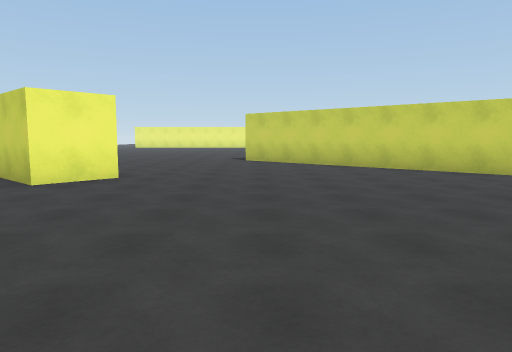
[1] (above)

16 first-person views from a walk through a Unity game level. The camera is 1.5 m above the floor, tilts 6° down and sees 70° across. The floor is counted in squares, 2 m on a side. Each view is taken from the middle of a square. On the plan, view 1 faces up. The plan holds only what a view shows up to about 11 squares ahead; the rest is blank. The place goes on beyond the plan. Some animated figures are not drawn. Some surface patterns are stand-ins.

[2]
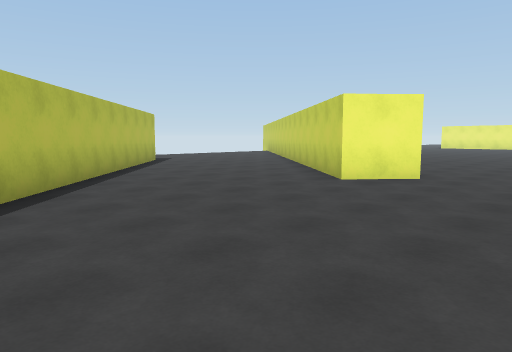

[3]
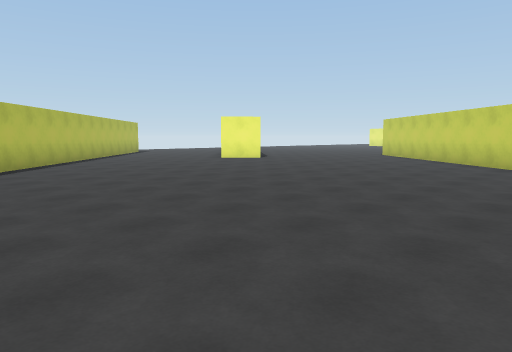

[4]
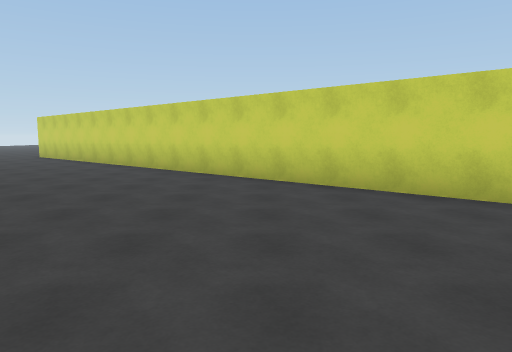

[5]
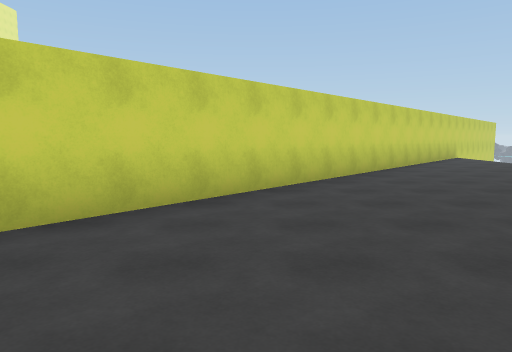

[6]
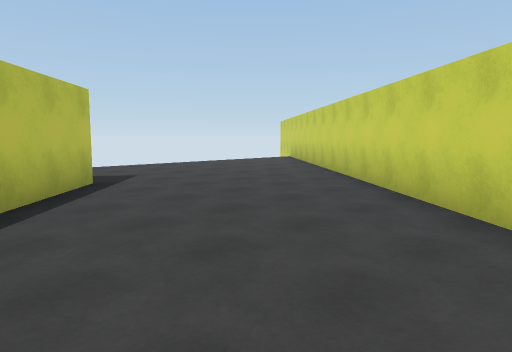

[7]
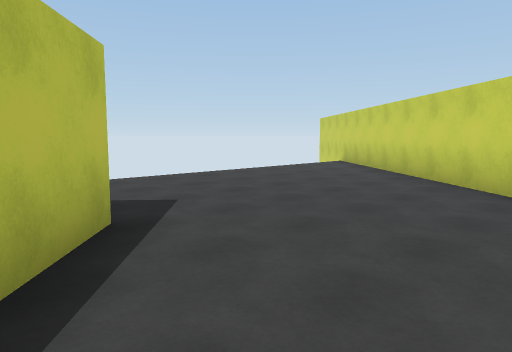

[8]
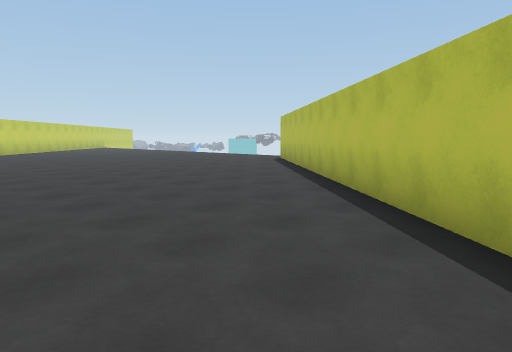

[9]
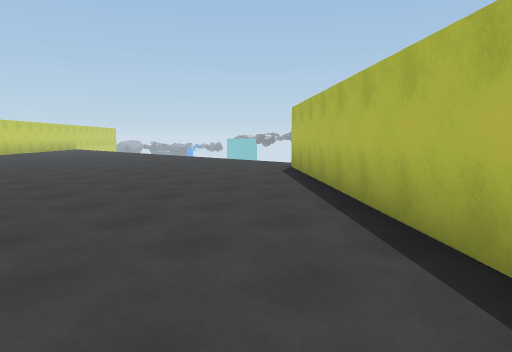

[10]
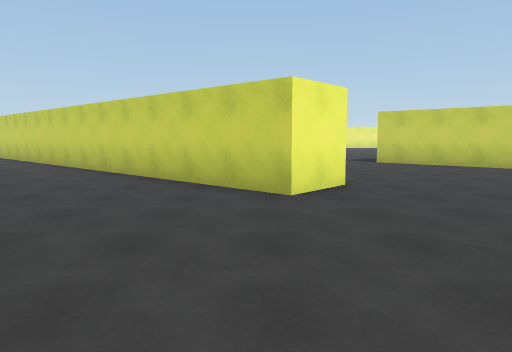

[11]
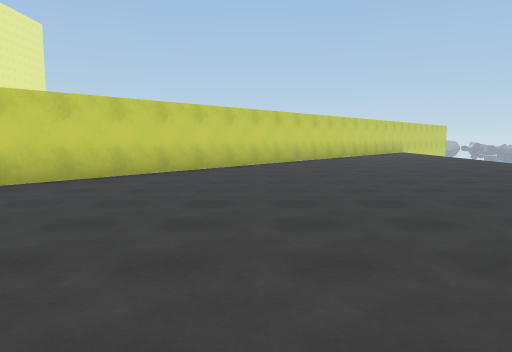

[12]
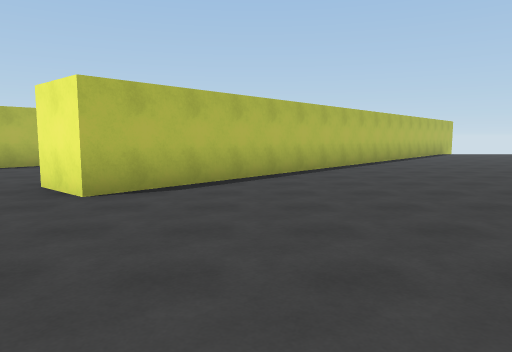

[13]
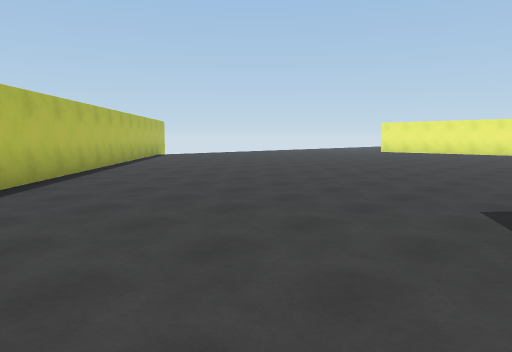

[14]
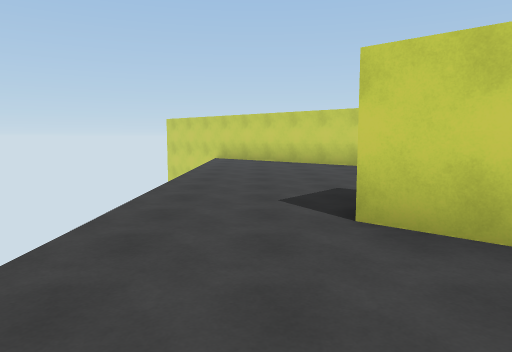

[15]
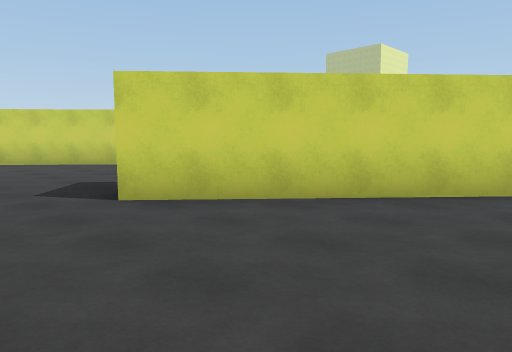

[16]
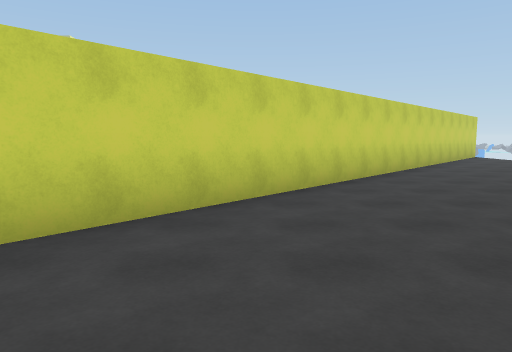

### Floor plan
Points are (right, up) in squares from view 1. A wall is a line through its corners. A room is listed if a view was taken in it or the views show most of it. See-through windows are left out.
Room 1 (views 1, 2, 3, 4, 5, 6, 7, 8, 9, 10, 11, 12)
walls: (-2.6, 6.8) (-3.5, 5.7) (-13.8, 14.8); (-11.2, 6.4) (0, -3.5); (17.3, -3.5) (1.1, 10.8)
ways out: opening at (-0.8, 8.5) to room 2; opening at (-13.5, 4.5) to room 3
Room 2 (view 13)
walls: (1.1, 10.8) (-0.4, 12.1); (-10.7, 14) (-2.6, 6.8)
ways out: opening at (-0.8, 8.5) to room 1
Room 3 (views 14, 15, 16)
walls: (-2.2, -3.5) (-12.1, 5.3)
ways out: opening at (-13.5, 4.5) to room 1

Positions as (right, up) in squares from view 1, and headings:
1: (0, 0), facing up
2: (0, 0), facing up-left
3: (7, -3), facing up-left
4: (8, -2), facing up
5: (7, 1), facing right
6: (-5, 4), facing up-left
7: (-8, 5), facing up-left
8: (-7, 5), facing down-right
9: (-4, 2), facing down-right
10: (-4, 1), facing up
11: (2, 1), facing right
12: (2, 9), facing left
13: (0, 9), facing up-left
14: (-13, 2), facing up
15: (-14, 1), facing up-right
16: (-13, 2), facing right
